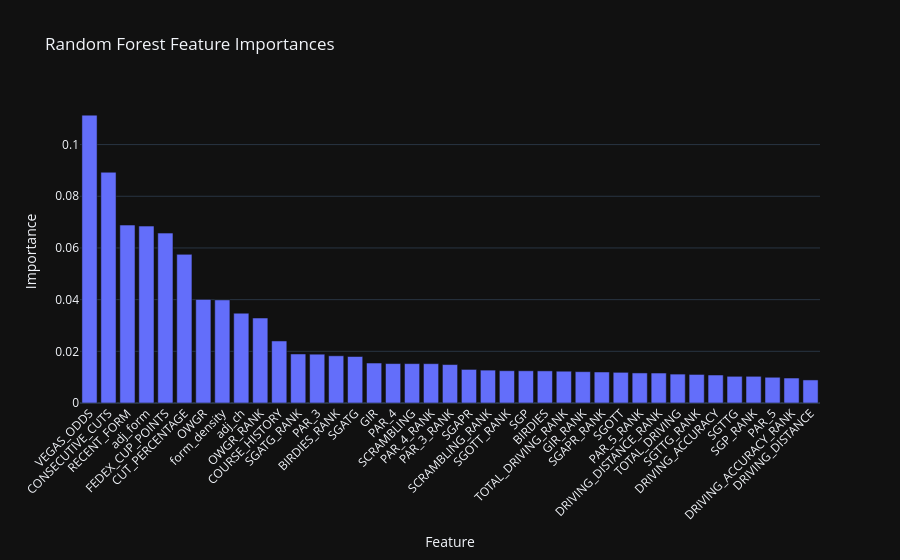

This figure's notebook cell:
### Markdown cell above
### Final Training + Feature Importance

Train final model on all available historical data, then export this week's
ranked probabilities for optimizer input.

### Code cell
import pandas as pd
import plotly.express as px

# Fit final production model on all training rows
final_model = clone(rf_cv_pipeline)
final_model.fit(X_rf, y_rf)

# Feature importances (from fitted RF inside pipeline)
rf_step = final_model.named_steps["rf"]
importance_df = pd.DataFrame({
    "Feature": feature_cols,
    "Importance": rf_step.feature_importances_
}).sort_values(by="Importance", ascending=False)

fig = px.bar(
    importance_df,
    x="Feature",
    y="Importance",
    title="Random Forest Feature Importances",
    template="plotly_dark"
)
fig.update_layout(xaxis_tickangle=-45)
fig.show()

### Figure 1 — Plotly figure (JSON) as saved in the notebook; plotly's stock layout.template omitted (floating-point values rounded to 4 significant figures)
{"data": [{"hovertemplate": "Feature=%{x}<br>Importance=%{y}<extra></extra>", "legendgroup": "", "marker": {"color": "#636efa", "pattern": {"shape": ""}}, "name": "", "orientation": "v", "showlegend": false, "textposition": "auto", "type": "bar", "x": ["VEGAS_ODDS", "CONSECUTIVE_CUTS", "RECENT_FORM", "adj_form", "FEDEX_CUP_POINTS", "CUT_PERCENTAGE", "OWGR", "form_density", "adj_ch", "OWGR_RANK", "COURSE_HISTORY", "SGATG_RANK", "PAR_3", "BIRDIES_RANK", "SGATG", "GIR", "PAR_4", "SCRAMBLING", "PAR_4_RANK", "PAR_3_RANK", "SGAPR", "SCRAMBLING_RANK", "SGOTT_RANK", "SGP", "BIRDIES", "TOTAL_DRIVING_RANK", "GIR_RANK", "SGAPR_RANK", "SGOTT", "PAR_5_RANK", "DRIVING_DISTANCE_RANK", "TOTAL_DRIVING", "SGTTG_RANK", "DRIVING_ACCURACY", "SGTTG", "SGP_RANK", "PAR_5", "DRIVING_ACCURACY_RANK", "DRIVING_DISTANCE"], "xaxis": "x", "y": [0.1114, 0.08929, 0.06885, 0.06846, 0.06574, 0.05752, 0.0401, 0.03991, 0.03475, 0.03288, 0.02401, 0.01897, 0.01889, 0.01827, 0.01799, 0.01547, 0.01526, 0.01524, 0.01522, 0.01488, 0.013, 0.01272, 0.0125, 0.01247, 0.01243, 0.0123, 0.01213, 0.012, 0.01186, 0.01163, 0.0116, 0.01119, 0.01105, 0.01083, 0.01033, 0.01033, 0.009961, 0.009663, 0.008923], "yaxis": "y"}], "layout": {"barmode": "relative", "legend": {"tracegroupgap": 0}, "title": {"text": "Random Forest Feature Importances"}, "xaxis": {"anchor": "y", "domain": [0, 1], "tickangle": -45, "title": {"text": "Feature"}}, "yaxis": {"anchor": "x", "domain": [0, 1], "title": {"text": "Importance"}}}}
